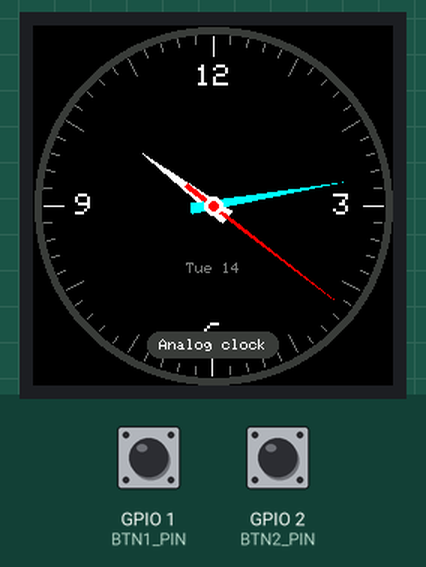
Bench run of a program on a simulated ESP32-S3. Shown: 240×240 colour display. The inputs (shaded band) are chosen by the test bench; at power-on: GPIO 1 (BTN1_PIN) HIGH, GPIO 2 (BTN2_PIN) HIGH. Random numbers use the default seed unless the program sets one; what the program prints to the serial monitor is not drawn.

Above: at 1.4 s.
1.5 s: GPIO 1 (BTN1_PIN) pulled LOW for 3.2 s
At 2.4 s:
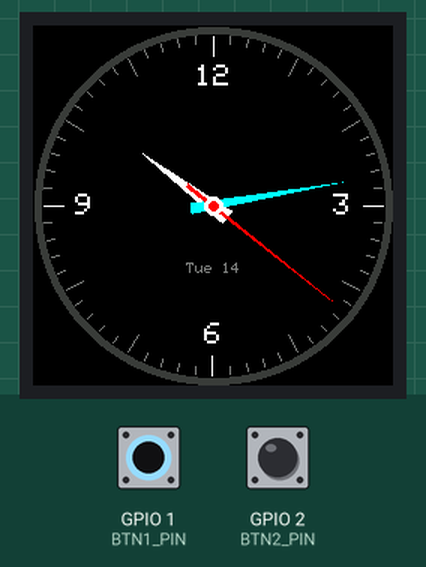
7.0 s: GPIO 1 (BTN1_PIN) pulled LOW for 0.2 s
At 9.2 s:
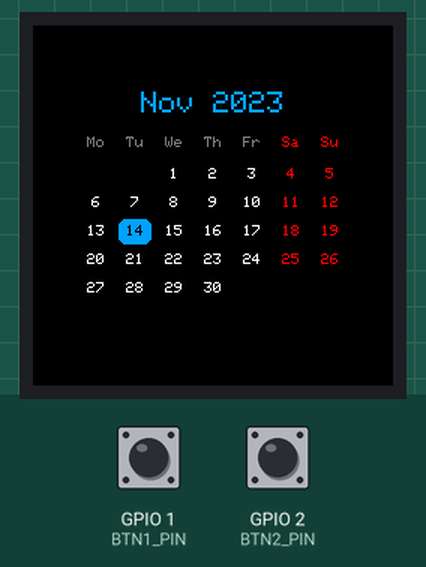
10.0 s: GPIO 1 (BTN1_PIN) pulled LOW for 1 s
At 12.26 s:
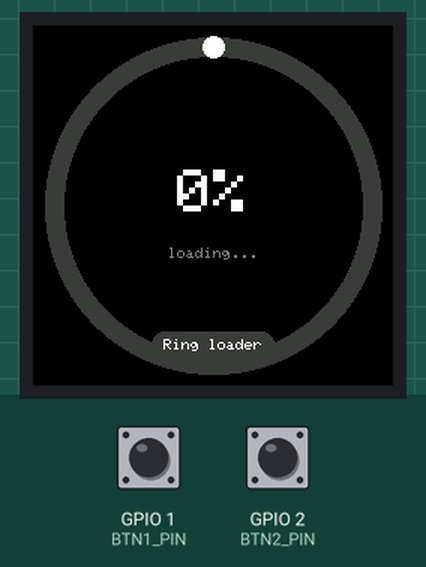
13.1 s: GPIO 1 (BTN1_PIN) pulled LOW for 0.2 s
At 14.6 s:
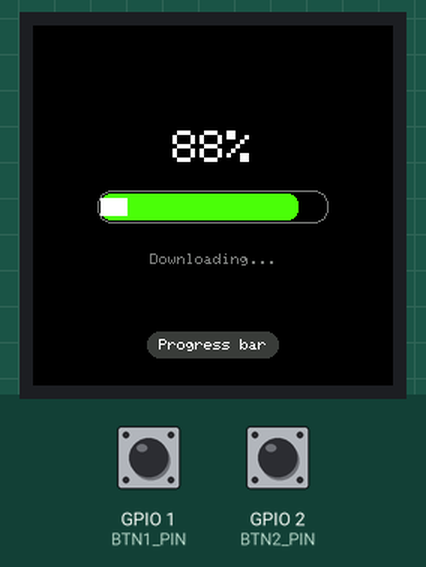
15.4 s: GPIO 1 (BTN1_PIN) pulled LOW for 0.2 s
At 16.07 s:
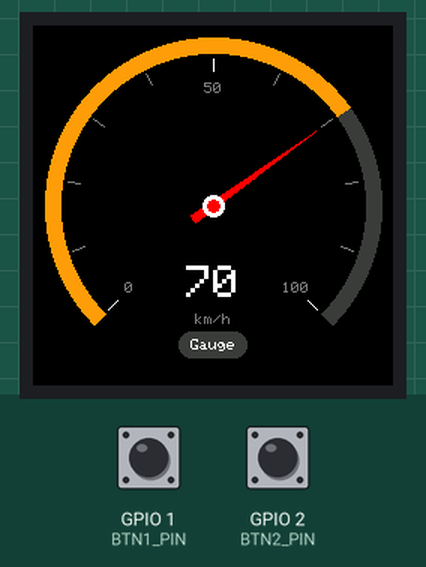
18.1 s: GPIO 2 (BTN2_PIN) pulled LOW for 0.2 s
At 19.1 s:
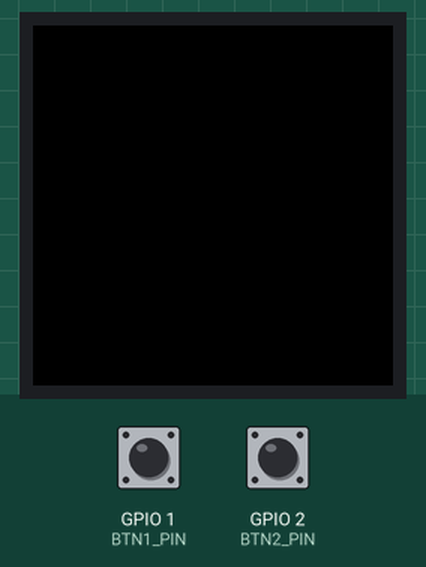
Timing chart, 0 to 21.1 s (numbered marks = the images above; inputs shaded):
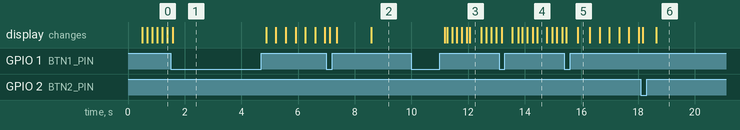

Measured:
- after the input at 10.0 s, the display: first changes after 1.2 s (image 3 shows a later state)
- what the display in image 3 shows lasts 0.4 s, from 12.1 s to 12.5 s

The program:

main.cpp
```cpp
#include <Arduino.h>
#include <LovyanGFX.hpp>

// ═══ MiniScreen widgets demo ══════════════════════════════════════════════════
// Рендер в полнокадровый спрайт (240x240x16bit = 115 КБ) → pushSprite одним
// блоком. Без мерцания, ~25-30 fps.
//
// ВАЖНО: цвета в LovyanGFX — тип определяет формат! uint16_t=RGB565, uint32_t=RGB888.
//
// BTN1 (GPIO1) — следующий виджет
// BTN2 (GPIO2) — подсветка вкл/выкл

// ─── LGFX: GC9A01 240x240 ────────────────────────────────────────────────────

class LGFX : public lgfx::LGFX_Device {
    lgfx::Panel_GC9A01 _panel;
    lgfx::Bus_SPI      _bus;
    lgfx::Light_PWM    _backlight;
public:
    LGFX() {
        {
            auto cfg = _bus.config();
            cfg.spi_host    = SPI2_HOST;
            cfg.spi_mode    = 0;
            // 40 МГц ок: «глюки цвета» на 40 МГц оказались багом типов, не SPI.
            // Если появятся артефакты на брэдборде — снизить до 20 МГц.
            cfg.freq_write  = 40000000;
            cfg.freq_read   = 16000000;
            cfg.spi_3wire   = false;
            cfg.use_lock    = true;
            cfg.dma_channel = SPI_DMA_CH_AUTO;
            cfg.pin_sclk    = 11;
            cfg.pin_mosi    = 12;
            cfg.pin_miso    = -1;
            cfg.pin_dc      = 13;
            _bus.config(cfg);
            _panel.setBus(&_bus);
        }
        {
            auto cfg = _panel.config();
            cfg.pin_cs       = 10;
            cfg.pin_rst      = 14;
            cfg.pin_busy     = -1;
            cfg.panel_width  = 240;
            cfg.panel_height = 240;
            cfg.readable     = false;
            cfg.invert       = true;
            cfg.rgb_order    = false;
            cfg.dlen_16bit   = false;
            cfg.bus_shared   = false;
            _panel.config(cfg);
        }
        {
            auto cfg = _backlight.config();
            cfg.pin_bl      = 21;
            cfg.invert      = false;
            cfg.freq        = 44100;
            cfg.pwm_channel = 7;
            _backlight.config(cfg);
            _panel.setLight(&_backlight);
        }
        setPanel(&_panel);
    }
};

static LGFX tft;
static LGFX_Sprite spr(&tft);   // полнокадровый буфер

#define BTN1_PIN 1
#define BTN2_PIN 2

// ─── Цвета RGB565 (строго uint16_t!) ─────────────────────────────────────────

static const uint16_t C_BLACK  = 0x0000;
static const uint16_t C_WHITE  = 0xFFFF;
static const uint16_t C_RED    = 0xF800;
static const uint16_t C_GREEN  = 0x07E0;
static const uint16_t C_CYAN   = 0x07FF;
static const uint16_t C_YELLOW = 0xFFE0;
static const uint16_t C_GREY   = 0x7BEF;
static const uint16_t C_DGREY  = 0x39E7;
static const uint16_t C_ACCENT = 0x051F;  // ярко-голубой

static uint16_t rgb(uint8_t r, uint8_t g, uint8_t b) {
    return (uint16_t)(((r & 0xF8) << 8) | ((g & 0xFC) << 3) | (b >> 3));
}

static uint16_t hsv565(uint8_t h, uint8_t s, uint8_t v) {
    uint8_t r, g, b;
    if (s == 0) { r = g = b = v; }
    else {
        uint8_t region    = h / 43;
        uint8_t remainder = (h - region * 43) * 6;
        uint8_t p = (v * (255 - s)) >> 8;
        uint8_t q = (v * (255 - ((s * remainder) >> 8))) >> 8;
        uint8_t t = (v * (255 - ((s * (255 - remainder)) >> 8))) >> 8;
        switch (region) {
            case 0: r=v; g=t; b=p; break;
            case 1: r=q; g=v; b=p; break;
            case 2: r=p; g=v; b=t; break;
            case 3: r=p; g=q; b=v; break;
            case 4: r=t; g=p; b=v; break;
            default: r=v; g=p; b=q; break;
        }
    }
    return rgb(r, g, b);
}

// ─── Часы: старт от времени компиляции + millis ──────────────────────────────
// (потом заменим на NTP по Wi-Fi)

static const char* MONTHS[] = {"Jan","Feb","Mar","Apr","May","Jun",
                               "Jul","Aug","Sep","Oct","Nov","Dec"};
static const char* WDAYS[]  = {"Mon","Tue","Wed","Thu","Fri","Sat","Sun"};

struct DateTime { int year, mon, day, h, m, s, ms, wday; };  // wday: 0=Mon

static int baseSecOfDay;
static int baseYear, baseMon, baseDay;

static bool isLeap(int y) { return (y % 4 == 0 && y % 100 != 0) || y % 400 == 0; }

static int daysInMonth(int y, int m) {
    static const int d[] = {31,28,31,30,31,30,31,31,30,31,30,31};
    return (m == 2 && isLeap(y)) ? 29 : d[m - 1];
}

// Zeller → 0=Mon..6=Sun
static int dayOfWeek(int y, int m, int d) {
    if (m < 3) { m += 12; y--; }
    int K = y % 100, J = y / 100;
    int h = (d + 13 * (m + 1) / 5 + K + K / 4 + J / 4 + 5 * J) % 7; // 0=Sat
    return (h + 5) % 7;
}

static void initClock() {
    // __TIME__ = "12:34:56", __DATE__ = "Jul  5 2026"
    int hh = 0, mm = 0, ss = 0;
    sscanf(__TIME__, "%d:%d:%d", &hh, &mm, &ss);
    baseSecOfDay = hh * 3600 + mm * 60 + ss;

    char monStr[4] = {0};
    sscanf(__DATE__, "%3s %d %d", monStr, &baseDay, &baseYear);
    baseMon = 1;
    for (int i = 0; i < 12; i++)
        if (strncmp(monStr, MONTHS[i], 3) == 0) { baseMon = i + 1; break; }
}

static DateTime now() {
    uint32_t ms = millis();
    long total = baseSecOfDay + ms / 1000;

    DateTime t;
    t.ms   = ms % 1000;
    t.year = baseYear; t.mon = baseMon; t.day = baseDay;

    long days = total / 86400;
    total %= 86400;
    while (days--) {
        if (++t.day > daysInMonth(t.year, t.mon)) {
            t.day = 1;
            if (++t.mon > 12) { t.mon = 1; t.year++; }
        }
    }
    t.h = total / 3600; t.m = (total / 60) % 60; t.s = total % 60;
    t.wday = dayOfWeek(t.year, t.mon, t.day);
    return t;
}

// ─── Кнопки ──────────────────────────────────────────────────────────────────

static bool btnPressed(int pin) {
    if (!digitalRead(pin)) { delay(20); while (!digitalRead(pin)); return true; }
    return false;
}

// ─── Общие помощники отрисовки ───────────────────────────────────────────────

// Дуга с поддержкой перехода через 360°
static void arcSeg(int r0, int r1, float a0, float a1, uint16_t col) {
    if (a1 > 360.0f) {
        spr.fillArc(120, 120, r0, r1, a0, 360.0f, col);
        spr.fillArc(120, 120, r0, r1, 0.0f, a1 - 360.0f, col);
    } else {
        spr.fillArc(120, 120, r0, r1, a0, a1, col);
    }
}

// Толстая стрелка часов (треугольник)
static void drawHand(float angRad, float len, float halfW, float tail, uint16_t col) {
    float dx = sinf(angRad), dy = -cosf(angRad);
    float px = -dy, py = dx;
    float tipX = 120 + dx * len,  tipY = 120 + dy * len;
    float bX   = 120 - dx * tail, bY   = 120 - dy * tail;
    spr.fillTriangle((int)tipX, (int)tipY,
                     (int)(bX + px * halfW), (int)(bY + py * halfW),
                     (int)(bX - px * halfW), (int)(bY - py * halfW), col);
}

// ═══ Виджет 0: Аналоговые часы ════════════════════════════════════════════════

static void wAnalogClock() {
    DateTime t = now();
    spr.fillSprite(C_BLACK);

    // Циферблат
    spr.fillArc(120, 120, 119, 115, 0.0f, 360.0f, C_DGREY);

    for (int i = 0; i < 60; i++) {
        float a = i * 6.0f * DEG_TO_RAD;
        float dx = sinf(a), dy = -cosf(a);
        int r1 = (i % 5 == 0) ? 100 : 108;
        uint16_t col = (i % 15 == 0) ? C_WHITE : C_GREY;
        spr.drawLine(120 + dx * r1, 120 + dy * r1,
                     120 + dx * 113, 120 + dy * 113, col);
    }

    // Цифры 12 / 3 / 6 / 9
    spr.setFont(&lgfx::fonts::Font0);
    spr.setTextSize(2);
    spr.setTextColor(C_WHITE);
    spr.setTextDatum(lgfx::middle_center);
    spr.drawString("12", 120, 34);
    spr.drawString("3",  206, 120);
    spr.drawString("6",  120, 206);
    spr.drawString("9",   34, 120);

    // Стрелки
    float sec = t.s + t.ms / 1000.0f;
    float aH  = ((t.h % 12) + t.m / 60.0f) * 30.0f * DEG_TO_RAD;
    float aM  = (t.m + t.s / 60.0f) * 6.0f * DEG_TO_RAD;
    float aS  = sec * 6.0f * DEG_TO_RAD;

    drawHand(aH, 58,  5.0f, 12, C_WHITE);
    drawHand(aM, 88,  3.5f, 14, C_CYAN);
    drawHand(aS, 102, 1.2f, 22, C_RED);

    spr.fillCircle(120, 120, 6, C_WHITE);
    spr.fillCircle(120, 120, 3, C_RED);

    // Дата в нижней части циферблата
    char buf[16];
    snprintf(buf, sizeof(buf), "%s %02d", WDAYS[t.wday], t.day);
    spr.setTextSize(1);
    spr.setTextColor(C_GREY);
    spr.drawString(buf, 120, 162);
}

// ═══ Виджет 1: Цифровые часы ══════════════════════════════════════════════════

static void wDigitalClock() {
    DateTime t = now();
    spr.fillSprite(C_BLACK);

    // Секундная дуга по краю
    arcSeg(119, 115, -90.0f, -90.0f + (t.s + t.ms / 1000.0f) * 6.0f, C_ACCENT);

    // HH : MM крупным 7-сегментным шрифтом
    char hh[3], mm[3];
    snprintf(hh, sizeof(hh), "%02d", t.h);
    snprintf(mm, sizeof(mm), "%02d", t.m);

    spr.setFont(&lgfx::fonts::Font7);
    spr.setTextSize(1);
    spr.setTextColor(C_WHITE);

    int wc = spr.textWidth(":");
    spr.setTextDatum(lgfx::middle_right);
    spr.drawString(hh, 120 - wc / 2 - 2, 100);
    spr.setTextDatum(lgfx::middle_left);
    spr.drawString(mm, 120 + wc / 2 + 2, 100);

    // Мигающее двоеточие
    if (t.ms < 500) {
        spr.setTextDatum(lgfx::middle_center);
        spr.drawString(":", 120, 96);
    }

    // Секунды и дата
    spr.setFont(&lgfx::fonts::Font0);
    spr.setTextDatum(lgfx::middle_center);
    spr.setTextSize(2);
    spr.setTextColor(C_CYAN);
    char buf[24];
    snprintf(buf, sizeof(buf), "%02d", t.s);
    spr.drawString(buf, 120, 148);

    spr.setTextSize(1);
    spr.setTextColor(C_GREY);
    snprintf(buf, sizeof(buf), "%s %02d %s %d", WDAYS[t.wday], t.day, MONTHS[t.mon - 1], t.year);
    spr.drawString(buf, 120, 176);
}

// ═══ Виджет 2: Календарь ══════════════════════════════════════════════════════

static void wCalendar() {
    DateTime t = now();
    spr.fillSprite(C_BLACK);

    spr.setFont(&lgfx::fonts::Font0);
    spr.setTextDatum(lgfx::middle_center);

    // Заголовок
    char buf[24];
    snprintf(buf, sizeof(buf), "%s %d", MONTHS[t.mon - 1], t.year);
    spr.setTextSize(2);
    spr.setTextColor(C_ACCENT);
    spr.drawString(buf, 120, 52);

    // Сетка: 7 столбцов x до 6 строк
    const int cellW = 26, cellH = 19;
    const int gridX = 120 - cellW * 7 / 2;   // 29
    const int gridY = 72;

    // Шапка дней недели
    static const char* WD = "MoTuWeThFrSaSu";
    spr.setTextSize(1);
    for (int i = 0; i < 7; i++) {
        char wd[3] = { WD[i * 2], WD[i * 2 + 1], 0 };
        spr.setTextColor(i >= 5 ? C_RED : C_GREY);
        spr.drawString(wd, gridX + i * cellW + cellW / 2, gridY + 6);
    }

    // Числа
    int firstCol = dayOfWeek(t.year, t.mon, 1);
    int dim      = daysInMonth(t.year, t.mon);
    int col = firstCol, row = 0;

    for (int d = 1; d <= dim; d++) {
        int cx = gridX + col * cellW + cellW / 2;
        int cy = gridY + 18 + row * cellH + cellH / 2;

        if (d == t.day) {
            spr.fillRoundRect(cx - 11, cy - 8, 22, 17, 5, C_ACCENT);
            spr.setTextColor(C_BLACK);
        } else {
            spr.setTextColor(col >= 5 ? C_RED : C_WHITE);
        }
        snprintf(buf, sizeof(buf), "%d", d);
        spr.drawString(buf, cx, cy);

        if (++col > 6) { col = 0; row++; }
    }
}

// ═══ Виджет 3: Круговой загрузчик ═════════════════════════════════════════════

static void wRingLoader() {
    spr.fillSprite(C_BLACK);

    // 0→100% по синусу, цикл ~6 сек
    float phase = millis() / 3000.0f * PI;
    float p = (1.0f - cosf(phase)) * 50.0f;   // 0..100

    // Фоновое кольцо + заполнение
    spr.fillArc(120, 120, 112, 100, 0.0f, 360.0f, C_DGREY);
    uint16_t col = hsv565((uint8_t)(p * 0.85f), 240, 255);  // красный → зелёный
    arcSeg(112, 100, -90.0f, -90.0f + p * 3.6f, col);

    // Точка-голова на конце дуги
    float aHead = (-90.0f + p * 3.6f) * DEG_TO_RAD;
    spr.fillCircle(120 + cosf(aHead) * 106, 120 + sinf(aHead) * 106, 7, C_WHITE);

    // Процент в центре
    char buf[8];
    snprintf(buf, sizeof(buf), "%d%%", (int)p);
    spr.setFont(&lgfx::fonts::Font0);
    spr.setTextDatum(lgfx::middle_center);
    spr.setTextSize(4);
    spr.setTextColor(C_WHITE);
    spr.drawString(buf, 120, 112);

    spr.setTextSize(1);
    spr.setTextColor(C_GREY);
    spr.drawString(p > 99.0f ? "complete" : "loading...", 120, 152);
}

// ═══ Виджет 4: Плоский прогресс-бар ═══════════════════════════════════════════

static void wProgressBar() {
    spr.fillSprite(C_BLACK);

    float phase = millis() / 3000.0f * PI;
    float p = (1.0f - cosf(phase)) * 50.0f;

    const int bx = 45, by = 112, bw = 150, bh = 18;
    int fillW = (int)(bw * p / 100.0f);

    // Рамка и заполнение
    spr.drawRoundRect(bx - 2, by - 2, bw + 4, bh + 4, 9, C_GREY);
    if (fillW > 4)
        spr.fillRoundRect(bx, by, fillW, bh, 7, hsv565((uint8_t)(p * 0.85f), 240, 255));

    // Бегущий блик по заполненной части
    int shineW = 18;
    int shineX = bx + (int)(fmodf(millis() / 12.0f, (float)(bw + shineW))) - shineW;
    int sLeft  = max(shineX, bx);
    int sRight = min(shineX + shineW, bx + fillW);
    if (sRight > sLeft)
        spr.fillRect(sLeft, by + 3, sRight - sLeft, bh - 6, rgb(255, 255, 255));

    // Процент
    char buf[8];
    snprintf(buf, sizeof(buf), "%d%%", (int)p);
    spr.setFont(&lgfx::fonts::Font0);
    spr.setTextDatum(lgfx::middle_center);
    spr.setTextSize(3);
    spr.setTextColor(C_WHITE);
    spr.drawString(buf, 120, 82);

    // Анимированные точки
    int dots = (millis() / 400) % 4;
    char dbuf[16] = "Downloading";
    for (int i = 0; i < dots; i++) strcat(dbuf, ".");
    spr.setTextSize(1);
    spr.setTextColor(C_GREY);
    spr.drawString(dbuf, 120, 156);
}

// ═══ Виджет 5: Стрелочный индикатор (gauge) ═══════════════════════════════════

static void wGauge() {
    spr.fillSprite(C_BLACK);

    // Значение — плавный «случайный» дрейф
    float tt = millis() / 1000.0f;
    float v = 50.0f + 35.0f * sinf(tt * 0.9f) + 15.0f * sinf(tt * 2.3f);
    v = constrain(v, 0.0f, 100.0f);

    // Шкала: 270°, от 135° до 405°
    const float A0 = 135.0f, SPAN = 270.0f;

    arcSeg(112, 102, A0, A0 + SPAN, C_DGREY);
    // Заполнение зелёный→красный
    arcSeg(112, 102, A0, A0 + SPAN * v / 100.0f,
           hsv565((uint8_t)(85 - v * 0.85f), 240, 255));

    // Риски каждые 10 единиц
    spr.setFont(&lgfx::fonts::Font0);
    spr.setTextSize(1);
    spr.setTextDatum(lgfx::middle_center);
    for (int i = 0; i <= 10; i++) {
        float a = (A0 + SPAN * i / 10.0f) * DEG_TO_RAD;
        float dx = cosf(a), dy = sinf(a);
        spr.drawLine(120 + dx * 98, 120 + dy * 98, 120 + dx * 90, 120 + dy * 90,
                     (i % 5 == 0) ? C_WHITE : C_GREY);
        if (i % 5 == 0) {
            char lbl[4];
            snprintf(lbl, sizeof(lbl), "%d", i * 10);
            spr.setTextColor(C_GREY);
            spr.drawString(lbl, 120 + dx * 78, 120 + dy * 78);
        }
    }

    // Стрелка
    float aN = (A0 + SPAN * v / 100.0f) * DEG_TO_RAD;
    // drawHand использует угол от 12 часов — пересчёт: rad от +x → от вертикали
    drawHand(aN + PI / 2.0f, 84, 3.0f, 16, C_RED);
    spr.fillCircle(120, 120, 7, C_WHITE);
    spr.fillCircle(120, 120, 4, C_RED);

    // Значение
    char buf[8];
    snprintf(buf, sizeof(buf), "%d", (int)v);
    spr.setTextSize(3);
    spr.setTextColor(C_WHITE);
    spr.drawString(buf, 120, 172);
    spr.setTextSize(1);
    spr.setTextColor(C_GREY);
    spr.drawString("km/h", 120, 196);
}

// ═══ Виджет 6: Матрица ════════════════════════════════════════════════════════
// Стейт-фул: спрайт не очищается между кадрами

static const int MTX_COLS = 20, MTX_ROWS = 15;   // ячейка 12x16 (шрифт 6x8 x2)
static int8_t  mtxHead[MTX_COLS];
static int8_t  mtxLen[MTX_COLS];
static uint8_t mtxDiv[MTX_COLS];   // делитель скорости
static uint8_t mtxCnt[MTX_COLS];

static void mtxResetCol(int c, bool randomY) {
    mtxHead[c] = randomY ? random(-MTX_ROWS, MTX_ROWS) : -random(1, 8);
    mtxLen[c]  = random(4, 12);
    mtxDiv[c]  = random(1, 4);
    mtxCnt[c]  = 0;
}

static void mtxInit() {
    spr.fillSprite(C_BLACK);
    for (int c = 0; c < MTX_COLS; c++) mtxResetCol(c, true);
}

static void mtxCell(int c, int row, char ch, uint16_t col) {
    if (row < 0 || row >= MTX_ROWS) return;
    int x = c * 12, y = row * 16;
    spr.fillRect(x, y, 12, 16, C_BLACK);
    if (ch) {
        spr.setCursor(x, y);
        spr.setTextColor(col);
        spr.print(ch);
    }
}

static char randGlyph() { return (char)random(33, 127); }

static void wMatrix() {
    spr.setFont(&lgfx::fonts::Font0);
    spr.setTextSize(2);
    spr.setTextDatum(lgfx::top_left);

    for (int c = 0; c < MTX_COLS; c++) {
        if (++mtxCnt[c] < mtxDiv[c]) continue;
        mtxCnt[c] = 0;

        int h = ++mtxHead[c];
        mtxCell(c, h,     randGlyph(), rgb(220, 255, 220));  // голова — почти белая
        mtxCell(c, h - 1, randGlyph(), C_GREEN);             // за ней — ярко-зелёный
        mtxCell(c, h - mtxLen[c] + 1, randGlyph(), rgb(0, 90, 0));  // хвост тускнеет
        mtxCell(c, h - mtxLen[c], 0, C_BLACK);               // конец хвоста — стереть

        if (h - mtxLen[c] > MTX_ROWS) mtxResetCol(c, false);
    }
}

// ═══ Виджет 7: Звёздное поле ══════════════════════════════════════════════════

static const int NUM_STARS = 90;
struct Star { float x, y, z; };
static Star stars[NUM_STARS];

static void starReset(Star& s) {
    s.x = random(-1000, 1001) / 1000.0f;
    s.y = random(-1000, 1001) / 1000.0f;
    s.z = random(300, 1000) / 1000.0f;
}

static void starsInit() {
    for (auto& s : stars) starReset(s);
}

static void wStarfield() {
    spr.fillSprite(C_BLACK);

    for (auto& s : stars) {
        s.z -= 0.018f;
        if (s.z <= 0.05f) { starReset(s); s.z = 1.0f; }

        int px = 120 + (int)(s.x / s.z * 110.0f);
        int py = 120 + (int)(s.y / s.z * 110.0f);
        if (px < 0 || px > 239 || py < 0 || py > 239) { starReset(s); s.z = 1.0f; continue; }

        uint8_t b = (uint8_t)constrain((1.1f - s.z) * 255.0f, 40.0f, 255.0f);
        int sz = s.z < 0.25f ? 3 : (s.z < 0.55f ? 2 : 1);
        spr.fillRect(px, py, sz, sz, rgb(b, b, b));
    }
}

// ═══ Диспетчер режимов ════════════════════════════════════════════════════════

struct Widget { void (*run)(); void (*init)(); const char* name; };

static const Widget WIDGETS[] = {
    { wAnalogClock,  nullptr,    "Analog clock"  },
    { wDigitalClock, nullptr,    "Digital clock" },
    { wCalendar,     nullptr,    "Calendar"      },
    { wRingLoader,   nullptr,    "Ring loader"   },
    { wProgressBar,  nullptr,    "Progress bar"  },
    { wGauge,        nullptr,    "Gauge"         },
    { wMatrix,       mtxInit,    "Matrix"        },
    { wStarfield,    starsInit,  "Starfield"     },
};
static const int NUM_WIDGETS = sizeof(WIDGETS) / sizeof(WIDGETS[0]);

static int currentWidget = 0;
static uint32_t modeSwitchMs = 0;
static bool blOn = true;

// ═══ Setup / Loop ═════════════════════════════════════════════════════════════

void setup() {
    Serial.begin(115200);
    Serial.println("MiniScreen widgets demo");

    pinMode(BTN1_PIN, INPUT_PULLUP);
    pinMode(BTN2_PIN, INPUT_PULLUP);
    randomSeed(esp_random());
    initClock();

    tft.init();
    tft.setRotation(0);
    tft.setBrightness(220);
    tft.fillScreen(C_BLACK);

    spr.setColorDepth(16);
    if (!spr.createSprite(240, 240)) {
        spr.setPsram(true);
        if (!spr.createSprite(240, 240)) {
            tft.setTextDatum(lgfx::middle_center);
            tft.setTextColor(C_RED);
            tft.setTextSize(2);
            tft.drawString("NO MEMORY", 120, 120);
            while (true) delay(1000);
        }
    }

    modeSwitchMs = millis();
    Serial.printf("Sprite OK. Widget: %s\n", WIDGETS[currentWidget].name);
}

void loop() {
    // Кнопки
    if (btnPressed(BTN1_PIN)) {
        currentWidget = (currentWidget + 1) % NUM_WIDGETS;
        if (WIDGETS[currentWidget].init) WIDGETS[currentWidget].init();
        modeSwitchMs = millis();
        Serial.printf("Widget: %s\n", WIDGETS[currentWidget].name);
    }
    if (btnPressed(BTN2_PIN)) {
        blOn = !blOn;
        tft.setBrightness(blOn ? 220 : 0);
    }

    // Рендер кадра
    WIDGETS[currentWidget].run();

    // Название виджета первые 1.2 сек после переключения
    if (millis() - modeSwitchMs < 1200) {
        spr.setFont(&lgfx::fonts::Font0);
        spr.setTextSize(1);
        spr.setTextDatum(lgfx::middle_center);
        int nameW = spr.textWidth(WIDGETS[currentWidget].name);
        spr.fillRoundRect(120 - nameW / 2 - 8, 204, nameW + 16, 18, 8, C_DGREY);
        spr.setTextColor(C_WHITE);
        spr.drawString(WIDGETS[currentWidget].name, 120, 213);
    }

    spr.pushSprite(0, 0);
}
```
